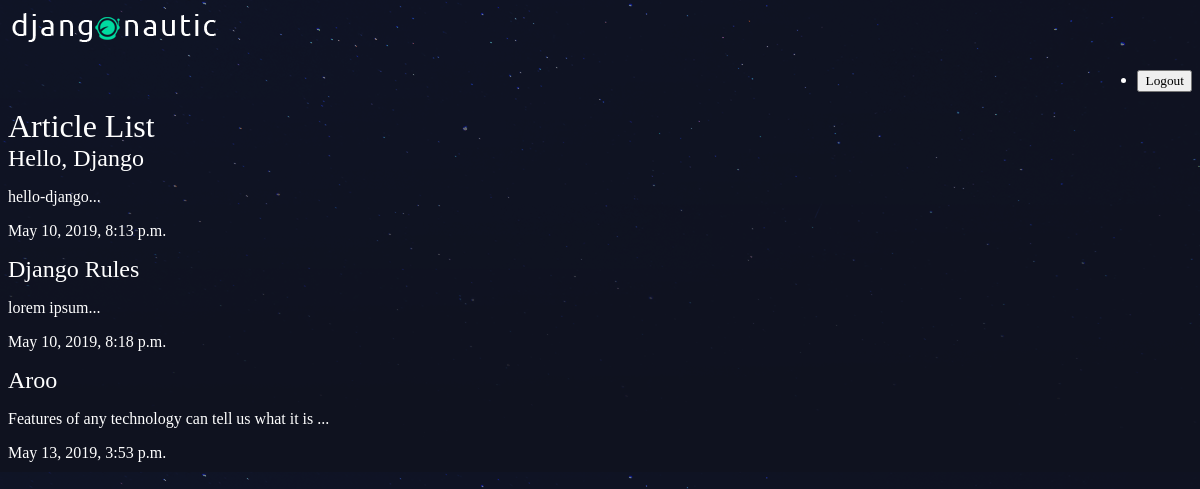
The app's page /articles/, older data.
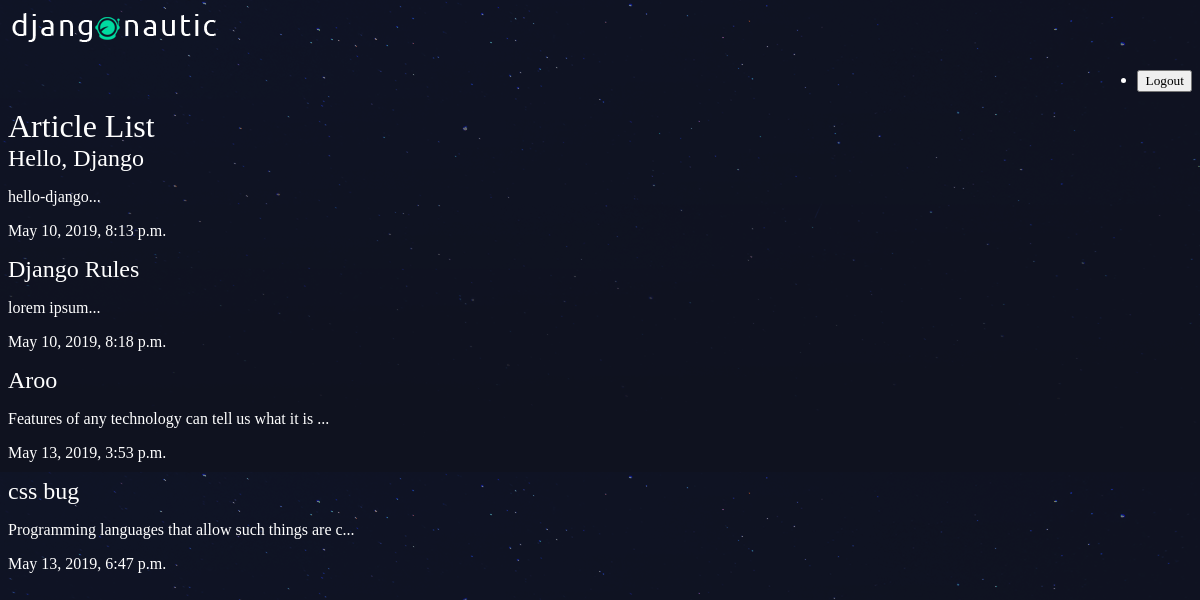
The same page, newer data.
### articles/models.py (models this page shows, shortened)
class Article(models.Model):
    title = models.CharField(max_length=100)
    slug = models.SlugField()
    body = models.TextField()
    date = models.DateTimeField(auto_now_add=True)
    thumb = models.ImageField(default='default.png', blank=True)
    def snippet(self):
        return self.body[:50] + '...'

### articles/views.py (the view)
def article_list(request):
    articles = Article.objects.all().order_by('date')
    return render(request, 'articles/article_list.html', {'articles': articles})

### articles/templates/articles/article_list.html
{% extends 'base_layout.html' %}
{%block content%}
    <h1>Article List</h1>
    <div class="articles">
        {% for article in articles %}
            <div class="article">
                <h2><a href="{% url 'detail' slug=article.slug %}">{{ article.title }}</a></h2>
                <p>
                    {{ article.snippet }}
                </p>
                <p>
                    {{ article.date }}
                </p>
            </div>
        {% endfor %}
    </div>
{% endblock %}

### templates/base_layout.html (shortened to what this page needs)
{% load static from staticfiles %}
<!DOCTYPE html>
<html lang="en">
<head>
    <link rel="stylesheet" href="{% static 'styles.css' %}">
</head>
<body>
    <header class="wrapper">
        <h1><a href="{% url 'list' %}"><img src="{% static 'logo.png' %}" alt=""></a></h1>
        <nav style="display:flex; justify-content:end">
            <ul>
                <li>
                    <form action="{% url 'accounts:logout' %}" method="post">
                        <button type="submit">Logout</button>
                    </form>
                </li>
            </ul>
        </nav>
    </header>
    <div class="wrapper">
        {% block content %}
        {% endblock%}
    </div>
</body>
</html>

### assets/styles.css (style rules this page uses)
body { background-color: #0f121f; background-image: url(/stars.png); background-repeat-y: no-repeat; color: #fff; }
body * { font-family: Ubuntu; }
h1, h2, h3, h4, h5 { font-weight: normal; margin: 0; }
a, a:hover, a:visited { color: #fff; text-decoration: none; }

Row changes from the older to the newer data that the page shows:
added Article: title "css bug", snippet "Programming languages that allow such things are c...", date "May 13, 2019, 6:47 p.m."
